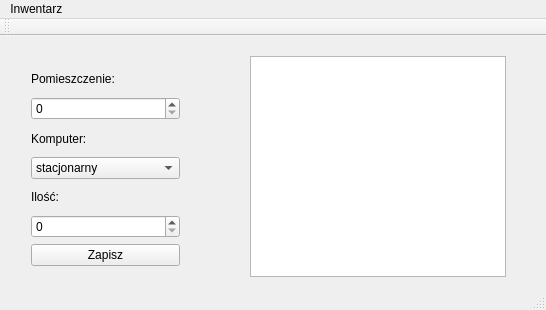
<?xml version="1.0" encoding="UTF-8"?>
<ui version="4.0">
 <class>inwentarz</class>
 <widget class="QMainWindow" name="inwentarz">
  <property name="geometry">
   <rect>
    <x>0</x>
    <y>0</y>
    <width>546</width>
    <height>310</height>
   </rect>
  </property>
  <property name="windowTitle">
   <string>inwentarz</string>
  </property>
  <widget class="QWidget" name="centralWidget">
   <widget class="QWidget" name="">
    <property name="geometry">
     <rect>
      <x>20</x>
      <y>20</y>
      <width>171</width>
      <height>221</height>
     </rect>
    </property>
    <layout class="QVBoxLayout" name="verticalLayout">
     <item>
      <widget class="QLabel" name="label_pomieszczenie">
       <property name="text">
        <string>Pomieszczenie:</string>
       </property>
      </widget>
     </item>
     <item>
      <widget class="QSpinBox" name="spinBox_nrPomieszczenia"/>
     </item>
     <item>
      <widget class="QLabel" name="label_komputer">
       <property name="text">
        <string>Komputer:</string>
       </property>
      </widget>
     </item>
     <item>
      <widget class="QComboBox" name="comboBox_komputer">
       <property name="mouseTracking">
        <bool>false</bool>
       </property>
       <property name="editable">
        <bool>false</bool>
       </property>
       <item>
        <property name="text">
         <string>stacjonarny</string>
        </property>
       </item>
       <item>
        <property name="text">
         <string>notebook</string>
        </property>
       </item>
      </widget>
     </item>
     <item>
      <widget class="QLabel" name="label_ilosc">
       <property name="text">
        <string>Ilość:</string>
       </property>
      </widget>
     </item>
     <item>
      <widget class="QSpinBox" name="spinBox_ilosc"/>
     </item>
     <item>
      <widget class="QPushButton" name="pushButton_zapisz">
       <property name="text">
        <string>Zapisz</string>
       </property>
      </widget>
     </item>
    </layout>
   </widget>
   <widget class="QTextBrowser" name="textBrowser">
    <property name="geometry">
     <rect>
      <x>250</x>
      <y>20</y>
      <width>256</width>
      <height>221</height>
     </rect>
    </property>
   </widget>
   <zorder>label_pomieszczenie</zorder>
   <zorder>label_komputer</zorder>
   <zorder>label_ilosc</zorder>
   <zorder>comboBox_komputer</zorder>
   <zorder>spinBox_nrPomieszczenia</zorder>
   <zorder>spinBox_ilosc</zorder>
   <zorder>pushButton_zapisz</zorder>
   <zorder>textBrowser</zorder>
   <zorder>textBrowser</zorder>
  </widget>
  <widget class="QMenuBar" name="menuBar">
   <property name="geometry">
    <rect>
     <x>0</x>
     <y>0</y>
     <width>546</width>
     <height>20</height>
    </rect>
   </property>
   <widget class="QMenu" name="menuInwentarz">
    <property name="title">
     <string>Inwentarz </string>
    </property>
   </widget>
   <addaction name="menuInwentarz"/>
  </widget>
  <widget class="QToolBar" name="mainToolBar">
   <attribute name="toolBarArea">
    <enum>TopToolBarArea</enum>
   </attribute>
   <attribute name="toolBarBreak">
    <bool>false</bool>
   </attribute>
  </widget>
  <widget class="QStatusBar" name="statusBar"/>
 </widget>
 <layoutdefault spacing="6" margin="11"/>
 <resources/>
 <connections/>
</ui>
